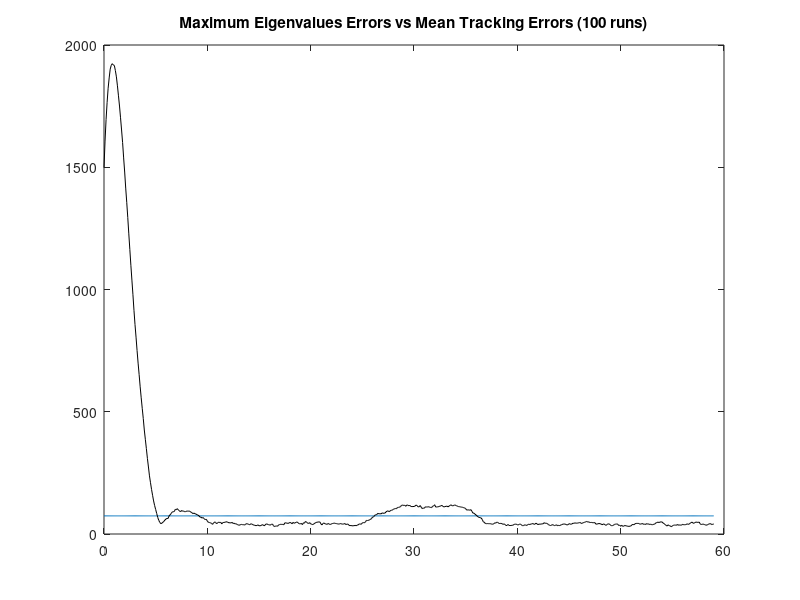

The MATLAB source for this figure:
% EC 3310 Computer Assignment #4 Part3
% Alessio Grompone 02/03/2013
% Constant Gain Kalman Filter with target Maneuver
clear all
%DATA
nloops=20;

delta=0.1;    %sample time
nsamples=600; %number of samples

q2=1000; %plant noise square

S1p=[0;0];      %Sensor 1 position
sigma1r=100;   %standard deviation sensor 1 range
sigma1b=1*pi/180;   %standard deviation sensor 1 bearing
S1v=diag([sigma1r^2;sigma1b^2]);  %covariance
S1=[sigma1r;sigma1b];

%Inital Conditions

xo=6000;
yo=8000;
Vxo=100;
Vyo=-173.2051;
%State Vector
xi=[xo;Vxo;yo;Vyo];

%Transition Matrix
F=[1,delta,0,0;0,1,0,0;0,0,1,delta;0,0,0,1];

%Measurement Matrix
H=[1,0,0,0;
    0,0,1,0];

%Kalman Filter Parameters

Qk=(q2)*[(delta^3)/3,(delta^2)/2,0,0;
    (delta^2)/2,delta,0,0;
    0,0,(delta^3)/3,(delta^2)/2;
    0,0,(delta^2)/2,delta];
G=eye(4);

%Estimating covarinace in cartesian  
Rk1=[40000 0;0 40000];

%fixed gain filter
[K,P]=dlqe(F,G,H,Qk,Rk1);

for kk=1:nloops,
%initialize Matixes
zout=[];   %measurements output
posout=[]; %true target position
error=[];  %distance errors
polar=[];
x=xi;
Pest=[];
Perror=[];
MaxEigs=[];

for ii=1:nsamples,
    
    ztrue=H*x;
    posout=[posout,ztrue];
    
    %% SENSOR 1
   
    range=sqrt((ztrue-S1p)'*(ztrue-S1p));
    bearing=atan2(ztrue(2)-S1p(2),ztrue(1)-S1p(1));
    polar=[range;bearing];    
    rrr=randn(size(S1));
    z=polar+rrr.*S1;%has measurements adding random error
    xpol=z(1)*cos(z(2));
    ypol=z(1)*sin(z(2));
    cartesian=[xpol;ypol]+S1p;  %cartesian coordinates
    
    %collects the real position values in one matrix
    zout=[zout,cartesian];  %collects the measurement values in one matrix
    ztilde=ztrue-(cartesian); %error between real position and measured position
    error=[error,sqrt(ztilde'*ztilde)];%collects error values
   
    if ii<250
    x=F*x;
    elseif ii<350 
    a=-60; %yards/sec^2
    v=sqrt(x(2)^2+x(4)^2);
    %hom=((a/v)*180)/pi;   
    hom=(a/v); 
    A=[0 1 0 0; 0 0 0 -hom; 0 0 0 1; 0 hom 0 0];
    Ft=expm(A*delta);    
    x=Ft*x;
    else
    x=F*x;  
    end
    


%measurement Initialized FILTER

M=[1 0 0 0;1/delta 0 -1/delta 0; 0 1 0 0; 0 1/delta 0 -1/delta];  

%momorization of first two measurements and R
if ii==1
    z1=cartesian;
    z2=cartesian;
    
elseif ii==2
    z1=z1;
    z2=cartesian;
else
    z1=z1;
    z2=z2;
end

%stop filter for the first two measurements
if ii<3
Pest=[];
Ptilde=0;
Perror=[];
MaxEig=0;
Xk_k=[0;0;0;0];
Pk_k=eye(4,4);

else
%Initailization
if ii==3
Xk1_k=[1 0 0 0; 1/delta 0 -1/delta 0; 0 1 0 0; 0 1/delta 0 -1/delta]*[z2;z1];
end

Ztk1=cartesian-H*Xk1_k; 

%correction
Xk1_k1=Xk1_k + K*(Ztk1);

%Reset estimate & cov for the next cycle
Xk_k = Xk1_k1;

%prediction
Xk1_k=F*Xk_k;

%Position Estimates and Errors from the filter
Pestout=H*Xk_k;
Pest=[Pest,Pestout];
Ptilde=ztrue-Pestout; %error between real position and measured position
Perror=[Perror,sqrt(Ptilde'*Ptilde)];%collects error values

MaxEig=sqrt(eigs(P,1));

if ii<11
MaxEigs=[MaxEig];
Perror2=[sqrt(Ptilde'*Ptilde)];
else
MaxEigs=[MaxEigs;MaxEig]; 
Perror2=[Perror2,sqrt(Ptilde'*Ptilde)];
end


end
end

if kk==1
    merror=error;
    zoutmean=zout;
    mXest=Pest;
    Pmerror=Perror;
    mMaxEigs=MaxEigs;
    Pmerror2=Perror2;
    
else
    merror=merror+error;
    zoutmean=zoutmean+zout;  
    mXest=mXest+Pest;
    Pmerror=Pmerror+Perror;
    mMaxEigs=mMaxEigs+MaxEigs;
    Pmerror2=Pmerror2+Perror2;
    
end
end

merror=merror/nloops;
zoutmean=zoutmean/nloops;
mXest=mXest/nloops;
Pmerror=Pmerror/nloops;
mMaxEigs=mMaxEigs/nloops;
Pmerror2=Pmerror2/nloops;

%plot1 Target motion with mean noise measurements
plot(posout(1,:),posout(2,:),'-',zoutmean(1,:),zoutmean(2,:),'-');
title('Target Motion and Mean Measurement Trajectory');
pause;

%plot2 Target motion with Mean Track Trajectory
plot(posout(1,:),posout(2,:),'-',mXest(1,:),mXest(2,:),'-');
title('Target Motion and Mean Track Trajectory');
pause;

%Distance errors between Mean Track Trajectory and measurements
time=[1:max(size(error))]*delta-delta;
plot(time,merror,'-');
hold
time=[1:max(size(Perror))]*delta-delta;
plot(time+0.2,Pmerror,'-','Color','red');
title('Mean Measurements Errors and Mean track position errors vs Time (100 runs)');
pause;
hold off

%Distance errors between Mean Track Trajectory and Max Eigenvalues
time=(1:max(size(MaxEigs)))*delta-delta;
plot(time,mMaxEigs,'-');
hold
plot(time,Pmerror2,'-','Color','black');
title('Maximum Eigenvalues Errors vs Mean Tracking Errors (100 runs)');
pause;
hold off
close all
